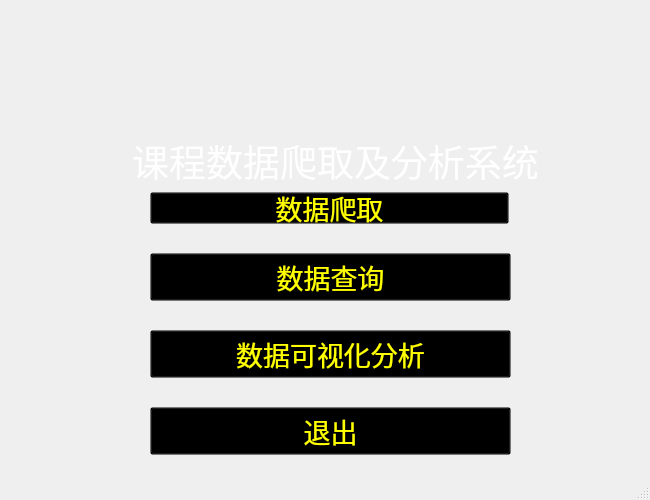
<?xml version="1.0" encoding="UTF-8"?>
<ui version="4.0">
 <class>MainWindow</class>
 <widget class="QMainWindow" name="MainWindow">
  <property name="geometry">
   <rect>
    <x>0</x>
    <y>0</y>
    <width>650</width>
    <height>500</height>
   </rect>
  </property>
  <property name="windowTitle">
   <string>中国大学MOOC课程数据爬取及分析系统</string>
  </property>
  <property name="styleSheet">
   <string notr="true">background-image:url(D:/AAA_document_Lv/课/Python/实训爬虫/background.jpg);</string>
  </property>
  <widget class="QWidget" name="centralwidget">
   <property name="styleSheet">
    <string notr="true">background:transparent;
</string>
   </property>
   <widget class="QLabel" name="title_label">
    <property name="geometry">
     <rect>
      <x>70</x>
      <y>110</y>
      <width>531</width>
      <height>101</height>
     </rect>
    </property>
    <property name="font">
     <font>
      <family>楷体</family>
      <pointsize>28</pointsize>
     </font>
    </property>
    <property name="layoutDirection">
     <enum>Qt::LeftToRight</enum>
    </property>
    <property name="styleSheet">
     <string notr="true">background:transparent;
color:rgb(255,255,255)</string>
    </property>
    <property name="text">
     <string>课程数据爬取及分析系统</string>
    </property>
    <property name="alignment">
     <set>Qt::AlignCenter</set>
    </property>
   </widget>
   <widget class="QWidget" name="verticalLayoutWidget">
    <property name="geometry">
     <rect>
      <x>150</x>
      <y>170</y>
      <width>361</width>
      <height>311</height>
     </rect>
    </property>
    <layout class="QVBoxLayout" name="verticalLayout">
     <property name="spacing">
      <number>7</number>
     </property>
     <property name="bottomMargin">
      <number>0</number>
     </property>
     <item>
      <widget class="QPushButton" name="crawl_btn">
       <property name="maximumSize">
        <size>
         <width>359</width>
         <height>32</height>
        </size>
       </property>
       <property name="font">
        <font>
         <family>楷体</family>
         <pointsize>20</pointsize>
        </font>
       </property>
       <property name="styleSheet">
        <string notr="true">background:transparent;
color:rgb(255,255,0)</string>
       </property>
       <property name="text">
        <string>数据爬取</string>
       </property>
      </widget>
     </item>
     <item>
      <widget class="QPushButton" name="query_btn">
       <property name="font">
        <font>
         <family>楷体</family>
         <pointsize>20</pointsize>
        </font>
       </property>
       <property name="styleSheet">
        <string notr="true">background:transparent;
color:rgb(255,255,0)</string>
       </property>
       <property name="text">
        <string>数据查询</string>
       </property>
      </widget>
     </item>
     <item>
      <widget class="QPushButton" name="visual_btn">
       <property name="font">
        <font>
         <family>楷体</family>
         <pointsize>20</pointsize>
        </font>
       </property>
       <property name="styleSheet">
        <string notr="true">background:transparent;
color:rgb(255,255,0)</string>
       </property>
       <property name="text">
        <string>数据可视化分析</string>
       </property>
      </widget>
     </item>
     <item>
      <widget class="QPushButton" name="exit_btn">
       <property name="font">
        <font>
         <family>楷体</family>
         <pointsize>20</pointsize>
        </font>
       </property>
       <property name="styleSheet">
        <string notr="true">background:transparent;
color:rgb(255,255,0)</string>
       </property>
       <property name="text">
        <string>退出</string>
       </property>
      </widget>
     </item>
    </layout>
   </widget>
  </widget>
  <widget class="QMenuBar" name="menubar">
   <property name="geometry">
    <rect>
     <x>0</x>
     <y>0</y>
     <width>650</width>
     <height>26</height>
    </rect>
   </property>
  </widget>
  <widget class="QStatusBar" name="statusbar"/>
 </widget>
 <resources>
  <include location="image.qrc"/>
 </resources>
 <connections/>
</ui>
